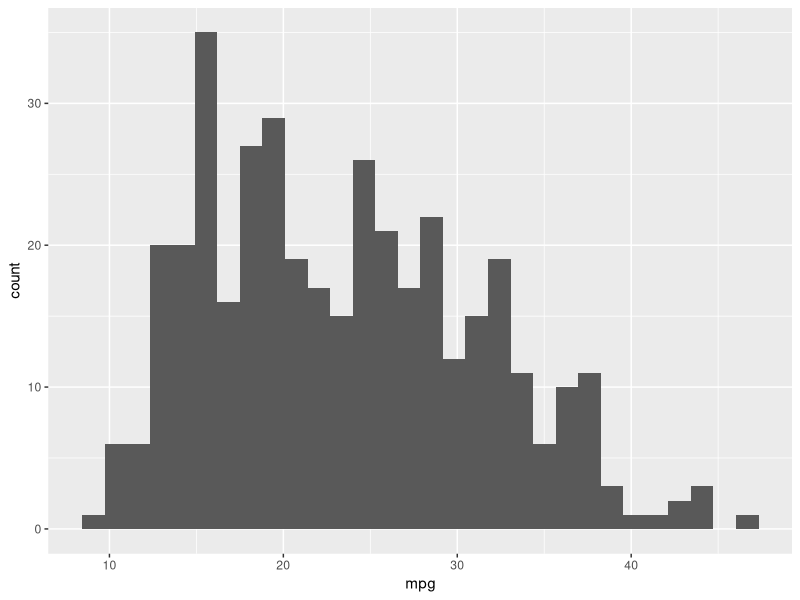
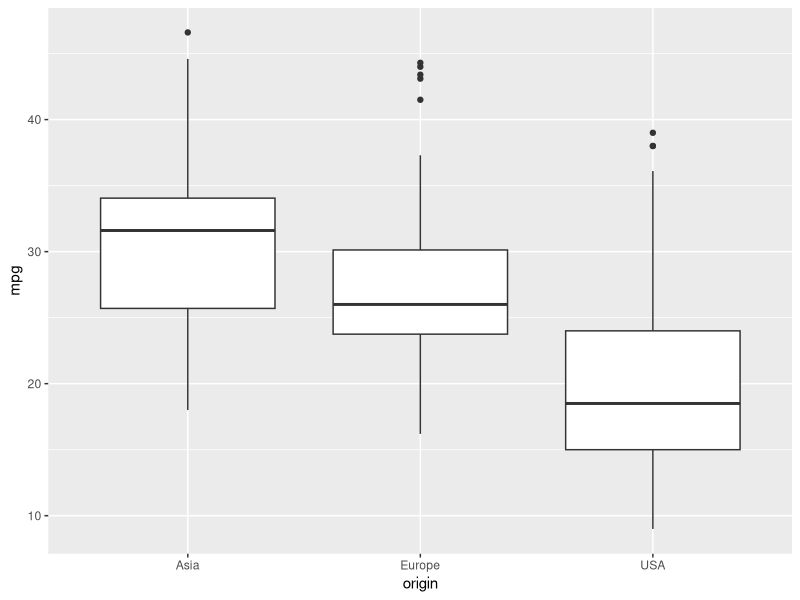
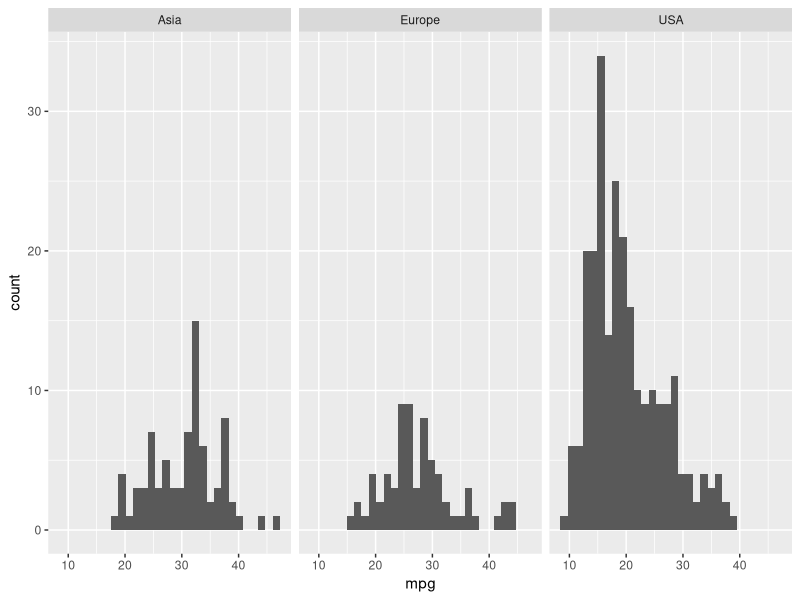
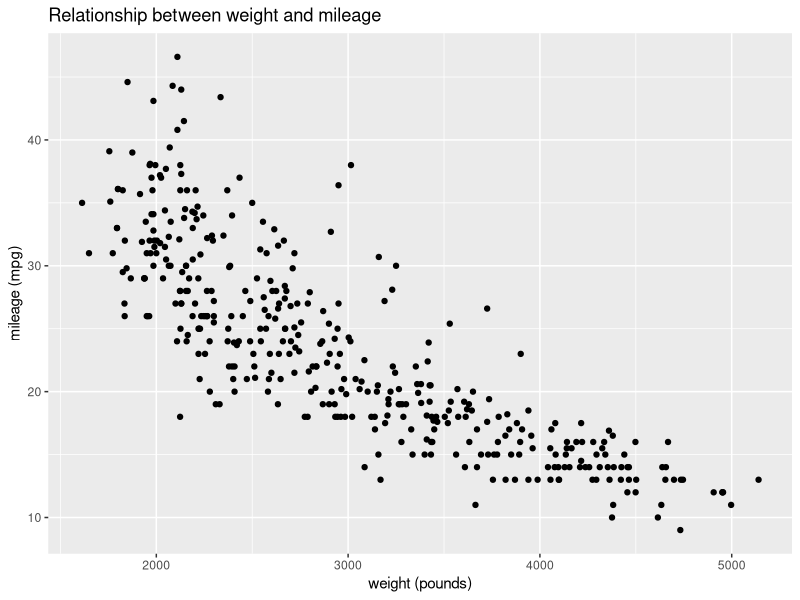
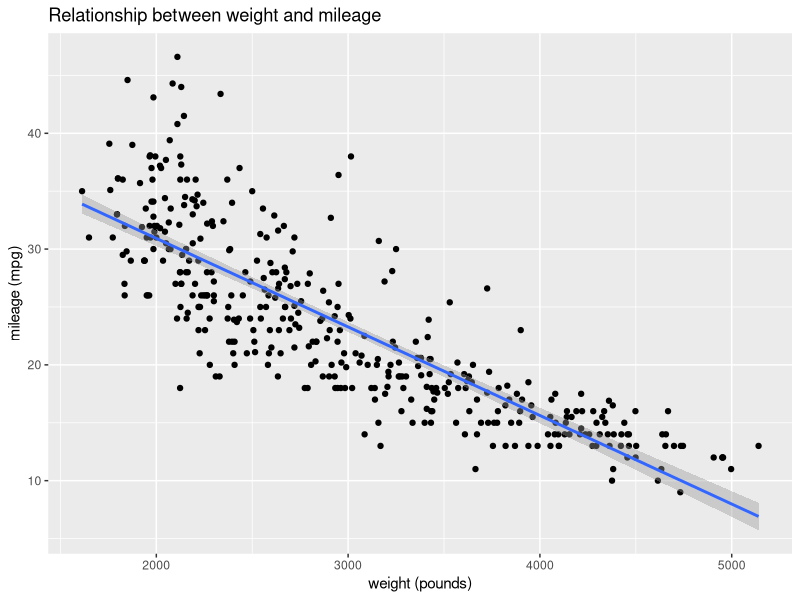

Write R code to recreate these figures, in order.

# Import packages that we need
library(tidyverse)
library(psych)

# Read in the data, select only the columns we need
mpg <- read_csv("datasets/mpg/mpg.csv") %>% 
  select(mpg,weight,horsepower,origin,cylinders)
head(mpg)

# Descriptive statistics
describe(mpg)

# One-way frequency table of origin
table(mpg$origin)


# Two-way frequency table
table(mpg$origin, mpg$cylinders)


# Descriptive statistics by group
mpg %>% 
  select(mpg, origin) %>% 
  describeBy(group = 'origin')



# Histogram
ggplot(data = mpg,aes(x = mpg)) +
  geom_histogram()



# Box plot
ggplot(data = mpg,aes(x = origin,y = mpg)) +
  geom_boxplot()


# Facet histogram
ggplot(data = mpg,aes(x = mpg)) +
  geom_histogram()+
  facet_grid(~ origin)




# Is there a difference in mileage? 
mpg_filtered <- filter(mpg, origin == 'USA' | origin == 'Europe')

# Dependent variable ~ independent variable
t.test(mpg ~ origin, data = mpg_filtered)

select(mpg, mpg:horsepower) %>% 
  cor()

# Scatterplot
ggplot(data=mpg, aes(x=weight,y=mpg)) + 
  geom_point() + xlab("weight (pounds)") + 
  ylab("mileage (mpg)") + ggtitle("Relationship between weight and mileage") 



# Fit the regression, print the summary results
mpg_regression <- lm(mpg ~ weight, data=mpg)
summary(mpg_regression)


# Scatterplot with fit linear regression line
ggplot(data = mpg, aes(x = weight, y = mpg)) + 
  geom_point() + xlab("weight (pounds)") + 
  ylab("mileage (mpg)") + ggtitle("Relationship between weight and mileage") +
  geom_smooth(method = lm)
